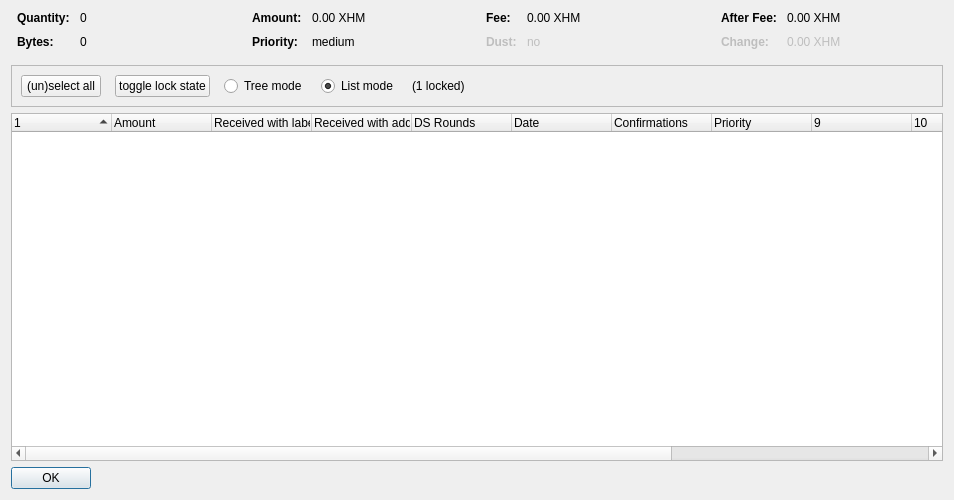
<?xml version="1.0" encoding="UTF-8"?>
<ui version="4.0">
 <class>CoinControlDialog</class>
 <widget class="QDialog" name="CoinControlDialog">
  <property name="geometry">
   <rect>
    <x>0</x>
    <y>0</y>
    <width>954</width>
    <height>500</height>
   </rect>
  </property>
  <property name="windowTitle">
   <string>Coin Selection</string>
  </property>
  <layout class="QVBoxLayout" name="verticalLayout">
   <item>
    <layout class="QHBoxLayout" name="horizontalLayoutTop" stretch="0,0,0,0">
     <property name="topMargin">
      <number>0</number>
     </property>
     <property name="bottomMargin">
      <number>10</number>
     </property>
     <item>
      <layout class="QFormLayout" name="formLayoutCoinControl1">
       <property name="horizontalSpacing">
        <number>10</number>
       </property>
       <property name="verticalSpacing">
        <number>10</number>
       </property>
       <property name="leftMargin">
        <number>6</number>
       </property>
       <property name="rightMargin">
        <number>6</number>
       </property>
       <item row="0" column="0">
        <widget class="QLabel" name="labelCoinControlQuantityText">
         <property name="font">
          <font>
           <weight>75</weight>
           <bold>true</bold>
          </font>
         </property>
         <property name="text">
          <string>Quantity:</string>
         </property>
        </widget>
       </item>
       <item row="0" column="1">
        <widget class="QLabel" name="labelCoinControlQuantity">
         <property name="cursor">
          <cursorShape>IBeamCursor</cursorShape>
         </property>
         <property name="contextMenuPolicy">
          <enum>Qt::ActionsContextMenu</enum>
         </property>
         <property name="text">
          <string notr="true">0</string>
         </property>
         <property name="textInteractionFlags">
          <set>Qt::LinksAccessibleByMouse|Qt::TextSelectableByKeyboard|Qt::TextSelectableByMouse</set>
         </property>
        </widget>
       </item>
       <item row="1" column="0">
        <widget class="QLabel" name="labelCoinControlBytesText">
         <property name="font">
          <font>
           <weight>75</weight>
           <bold>true</bold>
          </font>
         </property>
         <property name="text">
          <string>Bytes:</string>
         </property>
        </widget>
       </item>
       <item row="1" column="1">
        <widget class="QLabel" name="labelCoinControlBytes">
         <property name="cursor">
          <cursorShape>IBeamCursor</cursorShape>
         </property>
         <property name="contextMenuPolicy">
          <enum>Qt::ActionsContextMenu</enum>
         </property>
         <property name="text">
          <string notr="true">0</string>
         </property>
         <property name="textInteractionFlags">
          <set>Qt::LinksAccessibleByMouse|Qt::TextSelectableByKeyboard|Qt::TextSelectableByMouse</set>
         </property>
        </widget>
       </item>
      </layout>
     </item>
     <item>
      <layout class="QFormLayout" name="formLayoutCoinControl2">
       <property name="horizontalSpacing">
        <number>10</number>
       </property>
       <property name="verticalSpacing">
        <number>10</number>
       </property>
       <property name="leftMargin">
        <number>6</number>
       </property>
       <property name="rightMargin">
        <number>6</number>
       </property>
       <item row="0" column="0">
        <widget class="QLabel" name="labelCoinControlAmountText">
         <property name="font">
          <font>
           <weight>75</weight>
           <bold>true</bold>
          </font>
         </property>
         <property name="text">
          <string>Amount:</string>
         </property>
        </widget>
       </item>
       <item row="0" column="1">
        <widget class="QLabel" name="labelCoinControlAmount">
         <property name="cursor">
          <cursorShape>IBeamCursor</cursorShape>
         </property>
         <property name="contextMenuPolicy">
          <enum>Qt::ActionsContextMenu</enum>
         </property>
         <property name="text">
          <string notr="true">0.00 XHM</string>
         </property>
         <property name="textInteractionFlags">
          <set>Qt::LinksAccessibleByMouse|Qt::TextSelectableByKeyboard|Qt::TextSelectableByMouse</set>
         </property>
        </widget>
       </item>
       <item row="1" column="0">
        <widget class="QLabel" name="labelCoinControlPriorityText">
         <property name="font">
          <font>
           <weight>75</weight>
           <bold>true</bold>
          </font>
         </property>
         <property name="text">
          <string>Priority:</string>
         </property>
        </widget>
       </item>
       <item row="1" column="1">
        <widget class="QLabel" name="labelCoinControlPriority">
         <property name="cursor">
          <cursorShape>IBeamCursor</cursorShape>
         </property>
         <property name="contextMenuPolicy">
          <enum>Qt::ActionsContextMenu</enum>
         </property>
         <property name="text">
          <string>medium</string>
         </property>
         <property name="textInteractionFlags">
          <set>Qt::LinksAccessibleByMouse|Qt::TextSelectableByKeyboard|Qt::TextSelectableByMouse</set>
         </property>
        </widget>
       </item>
      </layout>
     </item>
     <item>
      <layout class="QFormLayout" name="formLayoutCoinControl3">
       <property name="horizontalSpacing">
        <number>10</number>
       </property>
       <property name="verticalSpacing">
        <number>10</number>
       </property>
       <property name="leftMargin">
        <number>6</number>
       </property>
       <property name="rightMargin">
        <number>6</number>
       </property>
       <item row="0" column="0">
        <widget class="QLabel" name="labelCoinControlFeeText">
         <property name="font">
          <font>
           <weight>75</weight>
           <bold>true</bold>
          </font>
         </property>
         <property name="text">
          <string>Fee:</string>
         </property>
        </widget>
       </item>
       <item row="0" column="1">
        <widget class="QLabel" name="labelCoinControlFee">
         <property name="cursor">
          <cursorShape>IBeamCursor</cursorShape>
         </property>
         <property name="contextMenuPolicy">
          <enum>Qt::ActionsContextMenu</enum>
         </property>
         <property name="text">
          <string notr="true">0.00 XHM</string>
         </property>
         <property name="textInteractionFlags">
          <set>Qt::LinksAccessibleByMouse|Qt::TextSelectableByKeyboard|Qt::TextSelectableByMouse</set>
         </property>
        </widget>
       </item>
       <item row="1" column="0">
        <widget class="QLabel" name="labelCoinControlLowOutputText">
         <property name="enabled">
          <bool>false</bool>
         </property>
         <property name="font">
          <font>
           <weight>75</weight>
           <bold>true</bold>
          </font>
         </property>
         <property name="text">
          <string>Dust:</string>
         </property>
        </widget>
       </item>
       <item row="1" column="1">
        <widget class="QLabel" name="labelCoinControlLowOutput">
         <property name="enabled">
          <bool>false</bool>
         </property>
         <property name="cursor">
          <cursorShape>IBeamCursor</cursorShape>
         </property>
         <property name="contextMenuPolicy">
          <enum>Qt::ActionsContextMenu</enum>
         </property>
         <property name="text">
          <string>no</string>
         </property>
         <property name="textInteractionFlags">
          <set>Qt::LinksAccessibleByMouse|Qt::TextSelectableByKeyboard|Qt::TextSelectableByMouse</set>
         </property>
        </widget>
       </item>
      </layout>
     </item>
     <item>
      <layout class="QFormLayout" name="formLayoutCoinControl4">
       <property name="horizontalSpacing">
        <number>10</number>
       </property>
       <property name="verticalSpacing">
        <number>10</number>
       </property>
       <property name="leftMargin">
        <number>6</number>
       </property>
       <property name="rightMargin">
        <number>6</number>
       </property>
       <item row="0" column="0">
        <widget class="QLabel" name="labelCoinControlAfterFeeText">
         <property name="font">
          <font>
           <weight>75</weight>
           <bold>true</bold>
          </font>
         </property>
         <property name="text">
          <string>After Fee:</string>
         </property>
        </widget>
       </item>
       <item row="0" column="1">
        <widget class="QLabel" name="labelCoinControlAfterFee">
         <property name="cursor">
          <cursorShape>IBeamCursor</cursorShape>
         </property>
         <property name="contextMenuPolicy">
          <enum>Qt::ActionsContextMenu</enum>
         </property>
         <property name="text">
          <string notr="true">0.00 XHM</string>
         </property>
         <property name="textInteractionFlags">
          <set>Qt::LinksAccessibleByMouse|Qt::TextSelectableByKeyboard|Qt::TextSelectableByMouse</set>
         </property>
        </widget>
       </item>
       <item row="1" column="0">
        <widget class="QLabel" name="labelCoinControlChangeText">
         <property name="enabled">
          <bool>false</bool>
         </property>
         <property name="font">
          <font>
           <weight>75</weight>
           <bold>true</bold>
          </font>
         </property>
         <property name="text">
          <string>Change:</string>
         </property>
        </widget>
       </item>
       <item row="1" column="1">
        <widget class="QLabel" name="labelCoinControlChange">
         <property name="enabled">
          <bool>false</bool>
         </property>
         <property name="cursor">
          <cursorShape>IBeamCursor</cursorShape>
         </property>
         <property name="contextMenuPolicy">
          <enum>Qt::ActionsContextMenu</enum>
         </property>
         <property name="text">
          <string notr="true">0.00 XHM</string>
         </property>
         <property name="textInteractionFlags">
          <set>Qt::LinksAccessibleByMouse|Qt::TextSelectableByKeyboard|Qt::TextSelectableByMouse</set>
         </property>
        </widget>
       </item>
      </layout>
     </item>
    </layout>
   </item>
   <item>
    <widget class="QFrame" name="frame">
     <property name="minimumSize">
      <size>
       <width>0</width>
       <height>40</height>
      </size>
     </property>
     <property name="frameShape">
      <enum>QFrame::StyledPanel</enum>
     </property>
     <property name="frameShadow">
      <enum>QFrame::Sunken</enum>
     </property>
     <layout class="QHBoxLayout" name="horizontalLayout">
      <item>
       <layout class="QHBoxLayout" name="horizontalLayoutPanel" stretch="0,0,0,0,0,0">
        <property name="spacing">
         <number>14</number>
        </property>
        <item>
         <widget class="QPushButton" name="pushButtonSelectAll">
          <property name="sizePolicy">
           <sizepolicy hsizetype="Maximum" vsizetype="Fixed">
            <horstretch>0</horstretch>
            <verstretch>0</verstretch>
           </sizepolicy>
          </property>
          <property name="text">
           <string>(un)select all</string>
          </property>
          <property name="autoDefault">
           <bool>false</bool>
          </property>
         </widget>
        </item>
        <item>
         <widget class="QPushButton" name="pushButtonToggleLock">
          <property name="sizePolicy">
           <sizepolicy hsizetype="Maximum" vsizetype="Fixed">
            <horstretch>0</horstretch>
            <verstretch>0</verstretch>
           </sizepolicy>
          </property>
          <property name="text">
           <string>toggle lock state</string>
          </property>
          <property name="autoDefault">
           <bool>false</bool>
          </property>
         </widget>
        </item>
        <item>
         <widget class="QRadioButton" name="radioTreeMode">
          <property name="sizePolicy">
           <sizepolicy hsizetype="Maximum" vsizetype="Fixed">
            <horstretch>0</horstretch>
            <verstretch>0</verstretch>
           </sizepolicy>
          </property>
          <property name="text">
           <string>Tree mode</string>
          </property>
         </widget>
        </item>
        <item>
         <widget class="QRadioButton" name="radioListMode">
          <property name="sizePolicy">
           <sizepolicy hsizetype="Maximum" vsizetype="Fixed">
            <horstretch>0</horstretch>
            <verstretch>0</verstretch>
           </sizepolicy>
          </property>
          <property name="text">
           <string>List mode</string>
          </property>
          <property name="checked">
           <bool>true</bool>
          </property>
         </widget>
        </item>
        <item>
         <widget class="QLabel" name="labelLocked">
          <property name="text">
           <string>(1 locked)</string>
          </property>
         </widget>
        </item>
        <item>
         <spacer name="horizontalSpacer">
          <property name="orientation">
           <enum>Qt::Horizontal</enum>
          </property>
          <property name="sizeHint" stdset="0">
           <size>
            <width>40</width>
            <height>20</height>
           </size>
          </property>
         </spacer>
        </item>
       </layout>
      </item>
     </layout>
    </widget>
   </item>
   <item>
    <widget class="CoinControlTreeWidget" name="treeWidget">
     <property name="contextMenuPolicy">
      <enum>Qt::CustomContextMenu</enum>
     </property>
     <property name="sortingEnabled">
      <bool>false</bool>
     </property>
     <property name="columnCount">
      <number>13</number>
     </property>
     <attribute name="headerShowSortIndicator" stdset="0">
      <bool>true</bool>
     </attribute>
     <attribute name="headerStretchLastSection">
      <bool>false</bool>
     </attribute>
     <column>
      <property name="text">
       <string/>
      </property>
     </column>
     <column>
      <property name="text">
       <string>Amount</string>
      </property>
     </column>
     <column>
      <property name="text">
       <string>Received with label</string>
      </property>
     </column>
     <column>
      <property name="text">
       <string>Received with address</string>
      </property>
     </column>
     <column>
      <property name="text">
       <string>DS Rounds</string>
      </property>
     </column>
     <column>
      <property name="text">
       <string>Date</string>
      </property>
     </column>
     <column>
      <property name="text">
       <string>Confirmations</string>
      </property>
      <property name="toolTip">
       <string>Confirmed</string>
      </property>
     </column>
     <column>
      <property name="text">
       <string>Priority</string>
      </property>
     </column>
     <column>
      <property name="text">
       <string/>
      </property>
     </column>
     <column>
      <property name="text">
       <string/>
      </property>
     </column>
     <column>
      <property name="text">
       <string/>
      </property>
     </column>
     <column>
      <property name="text">
       <string/>
      </property>
     </column>
     <column>
      <property name="text">
       <string/>
      </property>
     </column>
    </widget>
   </item>
   <item>
    <widget class="QDialogButtonBox" name="buttonBox">
     <property name="sizePolicy">
      <sizepolicy hsizetype="Maximum" vsizetype="Fixed">
       <horstretch>0</horstretch>
       <verstretch>0</verstretch>
      </sizepolicy>
     </property>
     <property name="orientation">
      <enum>Qt::Horizontal</enum>
     </property>
     <property name="standardButtons">
      <set>QDialogButtonBox::Ok</set>
     </property>
    </widget>
   </item>
  </layout>
 </widget>
 <customwidgets>
  <customwidget>
   <class>CoinControlTreeWidget</class>
   <extends>QTreeWidget</extends>
   <header>coincontroltreewidget.h</header>
  </customwidget>
 </customwidgets>
 <resources/>
 <connections/>
</ui>
